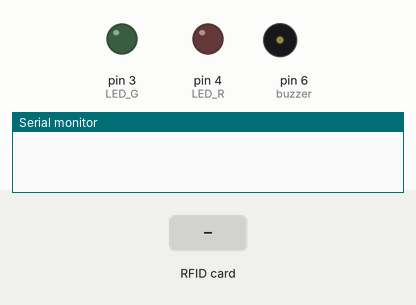
Bench run of a sketch on a simulated Arduino Uno, built with avr-gcc and run on an emulated ATmega328P. On the bench: output pins drawn as LEDs (lit = HIGH), buzzer (waves = sounding), the last lines printed to the serial monitor. The inputs (shaded band) are chosen by the test bench. Pins used as bus, display or sensor lines are not drawn.

Above: at 1.2 s.
1.3 s: RFID card 5E 7A 19 C4 held to the reader
At 1.67 s:
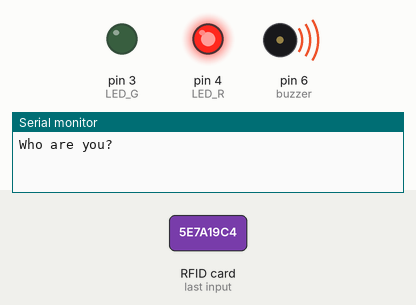
At 3.3 s:
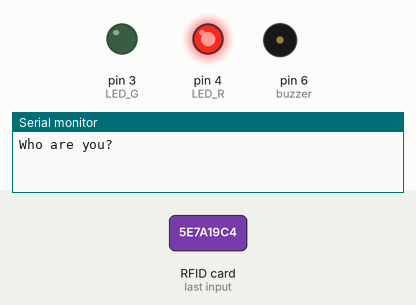
Timing chart, 0 to 4.8 s (numbered marks = the images above; inputs shaded):
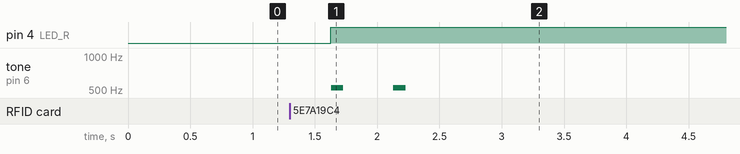

The sketch:

_19_RFID_2.ino
```cpp
#include <SPI.h>
#include <MFRC522.h>

int RST_PIN = 9; // 변수 RST_PIN을 9로 선언, reset 핀
int SS_PIN = 10; // 변수 SS_PIN을 10으로 선언, 데이터를 주고 받는 핀(SS = Slave Selector)

MFRC522 mfrc(SS_PIN, RST_PIN); // MFR522를 이용하기 위해 mfrc객체 생성

int LED_G = 3; // 변수 LED_G를 3으로 선언, 녹색 LED
int LED_R = 4; // 변수 LED_R을 4로 선언, 빨간색 LED
int buzzer = 6; // 변수 buzzer를 6으로 선언, 부저 제어

void setup() {
  Serial.begin(9600); // 시리얼 통신 속도 9600
  SPI.begin(); // SPI 초기화 (하나의 master와 다수의 slave의 통신 방식)

  mfrc.PCD_Init();
  pinMode(LED_G, OUTPUT); // 디지털 핀 3번을 출력으로 설정
  pinMode(LED_R, OUTPUT); // 디지털 핀 4번을 출력으로 설정
  pinMode(buzzer, OUTPUT); // 디지털 핀 6번을 출력으로 설정
}

void loop() {
  // 태그 접촉이 없음 혹은 ID가 읽히지 않음
  if ( !mfrc.PICC_IsNewCardPresent() || !mfrc.PICC_ReadCardSerial()) {
    delay(500); // 0.5초의 딜레이
    return;
  }

  if (mfrc.uid.uidByte[0] == 35 && mfrc.uid.uidByte[1] == 54
      && mfrc.uid.uidByte[2] == 22 && mfrc.uid.uidByte[3] == 137) { // 지정된 카드의 고유 ID
    digitalWrite(LED_G, HIGH);  // 3번 핀에 연결된 LED ON
    digitalWrite(LED_R, LOW); // 4번 핀에 연결된 LED OFF
    Serial.println("Hello, Eduino!"); // 시리얼 모니터에 Hello, Eduino! 출력
    tone(buzzer, 523 , 100);
    delay(500);
  }
  else { // 다른 태그의 ID일 경우
    digitalWrite(LED_G, LOW);  // 3번 핀에 연결된 LED OFF
    digitalWrite(LED_R, HIGH); // 4번 핀에 연결된 LED ON
    Serial.println("Who are you?"); // 시리얼 모니터에 Who are you? 출력
    tone(buzzer, 523, 100);
    delay(500);
    tone(buzzer, 523, 100);
    delay(500);
  }
}
```

Measured:
- after the input at 1.3 s, pin 4 (LED_R): LOW → HIGH after 0.33 s; tone on pin 6 (buzzer): alternates 523 Hz for 0.10 s and silent for 0.40 s, 4 changes in all, then stays silent, starting after 0.33 s
